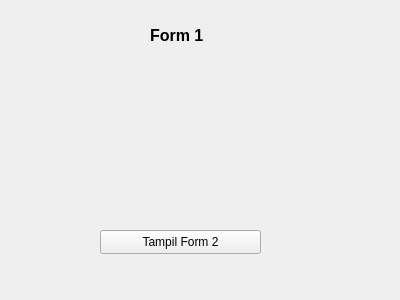
<?xml version="1.0" encoding="UTF-8"?>
<ui version="4.0">
 <class>Form</class>
 <widget class="QWidget" name="Form">
  <property name="geometry">
   <rect>
    <x>0</x>
    <y>0</y>
    <width>400</width>
    <height>300</height>
   </rect>
  </property>
  <property name="windowTitle">
   <string>Form</string>
  </property>
  <widget class="QPushButton" name="button_tampil_form2">
   <property name="geometry">
    <rect>
     <x>100</x>
     <y>230</y>
     <width>161</width>
     <height>24</height>
    </rect>
   </property>
   <property name="text">
    <string>Tampil Form 2</string>
   </property>
  </widget>
  <widget class="QLabel" name="label">
   <property name="geometry">
    <rect>
     <x>150</x>
     <y>20</y>
     <width>61</width>
     <height>31</height>
    </rect>
   </property>
   <property name="maximumSize">
    <size>
     <width>101</width>
     <height>16777215</height>
    </size>
   </property>
   <property name="font">
    <font>
     <pointsize>12</pointsize>
     <bold>true</bold>
    </font>
   </property>
   <property name="text">
    <string>Form 1</string>
   </property>
  </widget>
 </widget>
 <resources/>
 <connections/>
</ui>
